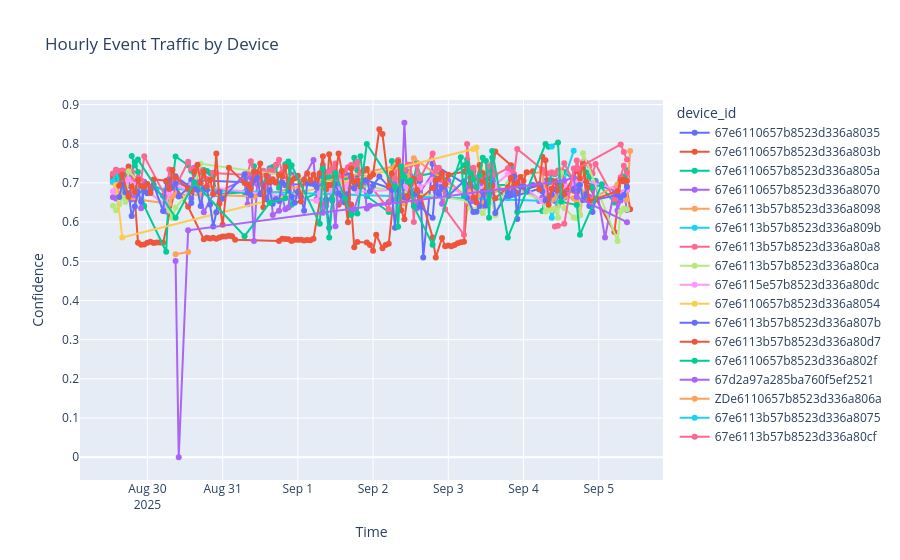

The code cell stored with this chart in its notebook:
### Code cell
# Group by hour and calculate mean confidence
hourly_confidence = recog_df.groupby(['date', 'hour', 'device_id'])['face_detect_confidence'].mean().reset_index()

hourly_confidence['date_hour'] = (
        pd.to_datetime(hourly_confidence['date'].astype(str))
        + (pd.to_timedelta(hourly_confidence['hour'], unit='h'))
    )

fig = px.line(
    hourly_confidence,
    x="date_hour",
    y="face_detect_confidence",
    markers=True,
    title="Hourly Event Traffic by Device",
    labels={"date_hour": "Time", "face_detect_confidence": "Confidence"},
    color="device_id"
)

fig.show()

# fig.add_trace(go.Scatter(
#     x=daily_peaks['date_hour'],
#     y=daily_peaks['event_count'],
#     mode='markers',
#     name='Daily Peak',
#     marker=dict(color='red', size=10, symbol='circle'),
#     hoverinfo='skip'
# ))

# plt.figure(figsize=(20,6))
# plt.plot(hourly_confidence['date_hour'], hourly_confidence['face_detect_confidence'], 
#          marker='o', linestyle='-', color='blue')
# plt.title("Average Face Detection Confidence by Hour")
# plt.xlabel("Hour of Day (0-23)")
# plt.ylabel("Average Confidence Score")
# plt.grid(True)
# plt.show()
